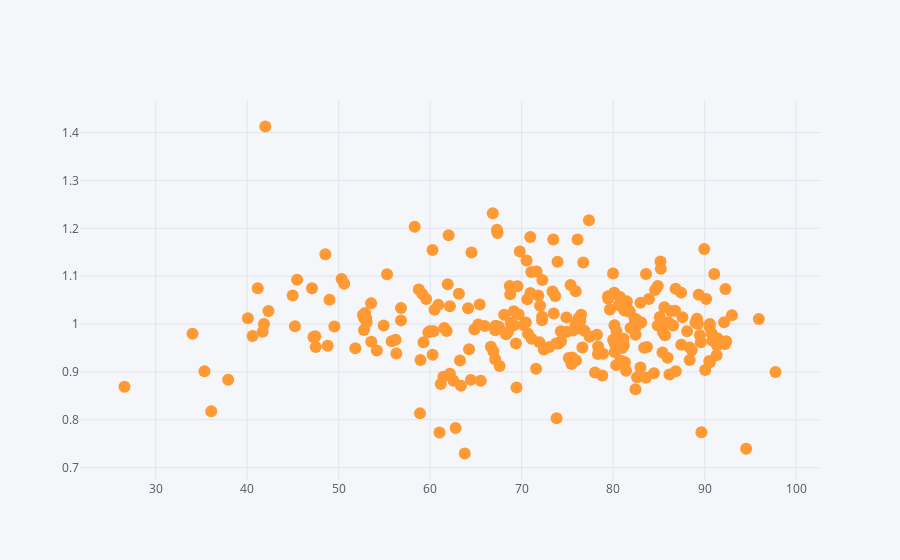

Notebook cell for this chart:
### Code cell
df_high.iplot(kind='scatter', mode='markers', x='stoch', y='ratio')

### Figure 1 — Plotly figure (JSON) as saved in the notebook; plotly's stock layout.template omitted (floating-point values rounded to 4 significant figures; data arrays with more than 128 entries replaced by an {"elided": "..."} marker saying what was removed)
{"data": [{"line": {"color": "rgba(255, 153, 51, 1.0)", "dash": "solid", "shape": "linear", "width": 1.3}, "marker": {"size": 12, "symbol": "circle"}, "mode": "markers", "name": "ratio", "text": "", "type": "scatter", "x": {"elided": "253 float values"}, "y": {"elided": "253 float values"}}], "layout": {"legend": {"bgcolor": "#F5F6F9", "font": {"color": "#4D5663"}}, "paper_bgcolor": "#F5F6F9", "plot_bgcolor": "#F5F6F9", "title": {"font": {"color": "#4D5663"}}, "xaxis": {"gridcolor": "#E1E5ED", "showgrid": true, "tickfont": {"color": "#4D5663"}, "title": {"font": {"color": "#4D5663"}, "text": ""}, "zerolinecolor": "#E1E5ED"}, "yaxis": {"gridcolor": "#E1E5ED", "showgrid": true, "tickfont": {"color": "#4D5663"}, "title": {"font": {"color": "#4D5663"}, "text": ""}, "zerolinecolor": "#E1E5ED"}}}
